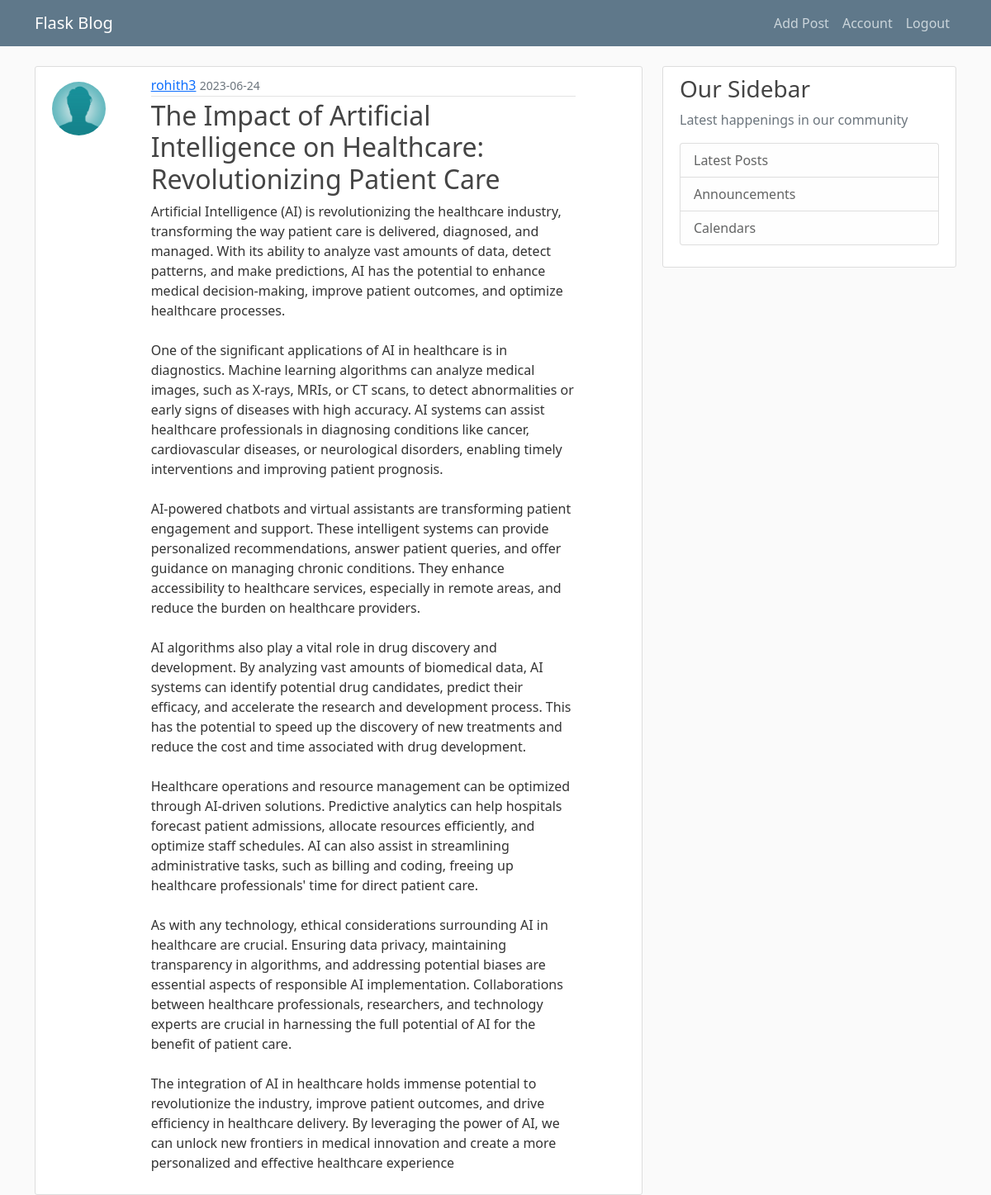
The app's page /post/13 (signed in) with its own data.
### on_blog/models.py (models this page shows, shortened)
class User(db.Model, UserMixin):
    id = db.Column(db.Integer, primary_key=True)
    username = db.Column(db.String(20), unique=True, nullable=False)
    email = db.Column(db.String(100), unique=True, nullable=False)
    image_file = db.Column(db.String(20), nullable=False, default='default.jpeg')
    password = db.Column(db.String(60), nullable = False)
    posts = db.relationship("Post", backref = "author", lazy = True)

class Post(db.Model):
    id = db.Column(db.Integer, primary_key=True)
    title = db.Column(db.String(100), nullable=False)
    time = db.Column(db.DateTime, nullable = False, default = datetime.utcnow)
    content = db.Column(db.Text, nullable = False)
    user_id = db.Column(db.Integer, db.ForeignKey('user.id'), nullable = False)

### on_blog/posts/routes.py (the view)
@posts.route('/post/<int:post_id>')
@login_required
def post(post_id):
    post = Post.query.get_or_404(post_id)
    return render_template('post.html', post=post)

### on_blog/models.py (called while the page is built)
@login_manager.user_loader
def load_user(user_id):
    return User.query.get(int(user_id))

### on_blog/templates/post.html (shortened to what this page needs)
{% extends "layout.html" %}
{% block content %}
<article class="content-section">
    <div class="row">
        <div class='col-sm-4 col-lg-2'>
            <img class="rounded-circle article-img align-items-start mt-2"
                 src="{{ url_for('static', filename='profile_pics/' + post.author.image_file) }}">
        </div>
        <div class='col-sm-8 col-lg-9'>
            <div class="media-body">
                <div class="article-metadata">
                    <a class="mr-2" href="{{url_for('posts.user_posts', username=post.author.username)}}">{{ post.author.username }}</a>
                    <small class="text-muted">{{ post.time.strftime('%Y-%m-%d') }}</small>
                </div>
                <h2 class="article-title">{{ post.title }}</a></h2>
                <p class="article-content">{{ post.content }}</p>
            </div>
        </div>
    </div>
</article>
{% endblock content %}

### on_blog/static/main.css (style rules this page uses)
body { background: #fafafa; color: #333333; margin-top: 5rem; }
h1, h2, h3, h4, h5, h6 { color: #444444; }
.content-section { background: #ffffff; padding: 10px 20px; border: 1px solid #dddddd; border-radius: 3px; margin-bottom: 20px; }
.article-title { color: #444444; }
.article-content { white-space: pre-line; }
.article-img { height: 65px; width: 65px; margin-right: 16px; }
.article-metadata { padding-bottom: 1px; margin-bottom: 4px; border-bottom: 1px solid #e3e3e3 }

### records on screen
User: image_file (placeholder picture), author.username "rohith3"
Post: time "2023-06-24", title "The Impact of Artificial Intelligence on Healthcare: Revolutionizing Patient Care", content "Artificial Intelligence (AI) is revolutionizing the healthcare industry, transforming the way patient care is delivered, diagnosed, and managed. With its ability to analyze vast amounts of data, detect patterns, and make predictions, AI has the potential to enhance medical decision-making, improve patient outcomes, and optimize healthcare processes. One of the significant applications of AI in healthcare is in diagnostics. Machine learning algorithms can analyze medical images, such as X-rays, MRIs, or CT scans, to detect abnormalities or early signs of diseases with high accuracy. AI systems can assist healthcare professionals in diagnosing conditions like cancer, cardiovascular diseases,…"
